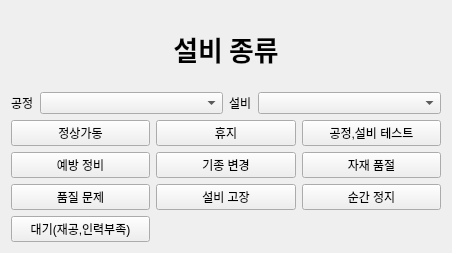
<?xml version="1.0" encoding="UTF-8"?>
<ui version="4.0">
 <class>operating_ratio_action</class>
 <widget class="QWidget" name="operating_ratio_action">
  <property name="geometry">
   <rect>
    <x>0</x>
    <y>0</y>
    <width>452</width>
    <height>253</height>
   </rect>
  </property>
  <property name="windowTitle">
   <string>Form</string>
  </property>
  <layout class="QGridLayout" name="gridLayout">
   <item row="0" column="0">
    <widget class="QLabel" name="machinename_LA">
     <property name="font">
      <font>
       <family>맑은 고딕</family>
       <pointsize>20</pointsize>
       <weight>75</weight>
       <bold>true</bold>
      </font>
     </property>
     <property name="text">
      <string>설비 종류</string>
     </property>
     <property name="alignment">
      <set>Qt::AlignCenter</set>
     </property>
    </widget>
   </item>
   <item row="1" column="0">
    <layout class="QHBoxLayout" name="horizontalLayout_2" stretch="0,0,0,0">
     <property name="spacing">
      <number>6</number>
     </property>
     <property name="sizeConstraint">
      <enum>QLayout::SetDefaultConstraint</enum>
     </property>
     <item>
      <widget class="QLabel" name="label_2">
       <property name="sizePolicy">
        <sizepolicy hsizetype="Maximum" vsizetype="Maximum">
         <horstretch>0</horstretch>
         <verstretch>0</verstretch>
        </sizepolicy>
       </property>
       <property name="text">
        <string>공정</string>
       </property>
      </widget>
     </item>
     <item>
      <widget class="QComboBox" name="process_cb">
       <property name="sizePolicy">
        <sizepolicy hsizetype="Preferred" vsizetype="Maximum">
         <horstretch>0</horstretch>
         <verstretch>0</verstretch>
        </sizepolicy>
       </property>
       <item>
        <property name="text">
         <string> </string>
        </property>
       </item>
       <item>
        <property name="text">
         <string>성막</string>
        </property>
       </item>
       <item>
        <property name="text">
         <string>에칭</string>
        </property>
       </item>
       <item>
        <property name="text">
         <string>노광</string>
        </property>
       </item>
       <item>
        <property name="text">
         <string>ALL 프로브</string>
        </property>
       </item>
      </widget>
     </item>
     <item>
      <widget class="QLabel" name="label_3">
       <property name="sizePolicy">
        <sizepolicy hsizetype="Maximum" vsizetype="Maximum">
         <horstretch>0</horstretch>
         <verstretch>0</verstretch>
        </sizepolicy>
       </property>
       <property name="text">
        <string>설비</string>
       </property>
      </widget>
     </item>
     <item>
      <widget class="QComboBox" name="machinename_cb">
       <property name="sizePolicy">
        <sizepolicy hsizetype="Preferred" vsizetype="Maximum">
         <horstretch>0</horstretch>
         <verstretch>0</verstretch>
        </sizepolicy>
       </property>
      </widget>
     </item>
    </layout>
   </item>
   <item row="2" column="0">
    <layout class="QGridLayout" name="gridLayout_2">
     <item row="2" column="1">
      <widget class="QPushButton" name="USCHDOWN3_btn">
       <property name="sizePolicy">
        <sizepolicy hsizetype="Minimum" vsizetype="Minimum">
         <horstretch>0</horstretch>
         <verstretch>0</verstretch>
        </sizepolicy>
       </property>
       <property name="text">
        <string>설비 고장</string>
       </property>
      </widget>
     </item>
     <item row="2" column="2">
      <widget class="QPushButton" name="USCHDOWN4_btn">
       <property name="sizePolicy">
        <sizepolicy hsizetype="Minimum" vsizetype="Minimum">
         <horstretch>0</horstretch>
         <verstretch>0</verstretch>
        </sizepolicy>
       </property>
       <property name="text">
        <string>순간 정지</string>
       </property>
      </widget>
     </item>
     <item row="2" column="0">
      <widget class="QPushButton" name="USCHDOWN2_btn">
       <property name="sizePolicy">
        <sizepolicy hsizetype="Minimum" vsizetype="Minimum">
         <horstretch>0</horstretch>
         <verstretch>0</verstretch>
        </sizepolicy>
       </property>
       <property name="text">
        <string>품질 문제</string>
       </property>
      </widget>
     </item>
     <item row="1" column="1">
      <widget class="QPushButton" name="SCHDOWN2_btn">
       <property name="sizePolicy">
        <sizepolicy hsizetype="Minimum" vsizetype="Minimum">
         <horstretch>0</horstretch>
         <verstretch>0</verstretch>
        </sizepolicy>
       </property>
       <property name="text">
        <string>기종 변경</string>
       </property>
      </widget>
     </item>
     <item row="0" column="0">
      <widget class="QPushButton" name="RUN_btn">
       <property name="sizePolicy">
        <sizepolicy hsizetype="Minimum" vsizetype="Minimum">
         <horstretch>0</horstretch>
         <verstretch>0</verstretch>
        </sizepolicy>
       </property>
       <property name="text">
        <string>정상가동</string>
       </property>
      </widget>
     </item>
     <item row="0" column="2">
      <widget class="QPushButton" name="ENGR1_btn">
       <property name="sizePolicy">
        <sizepolicy hsizetype="Minimum" vsizetype="Minimum">
         <horstretch>0</horstretch>
         <verstretch>0</verstretch>
        </sizepolicy>
       </property>
       <property name="text">
        <string>공정,설비 테스트</string>
       </property>
      </widget>
     </item>
     <item row="0" column="1">
      <widget class="QPushButton" name="NONSCHED_btn">
       <property name="sizePolicy">
        <sizepolicy hsizetype="Minimum" vsizetype="Minimum">
         <horstretch>0</horstretch>
         <verstretch>0</verstretch>
        </sizepolicy>
       </property>
       <property name="text">
        <string>휴지</string>
       </property>
      </widget>
     </item>
     <item row="1" column="2">
      <widget class="QPushButton" name="USCHDOWN1_btn">
       <property name="sizePolicy">
        <sizepolicy hsizetype="Minimum" vsizetype="Minimum">
         <horstretch>0</horstretch>
         <verstretch>0</verstretch>
        </sizepolicy>
       </property>
       <property name="text">
        <string>자재 품절</string>
       </property>
      </widget>
     </item>
     <item row="1" column="0">
      <widget class="QPushButton" name="SCHDOWN1_btn">
       <property name="sizePolicy">
        <sizepolicy hsizetype="Minimum" vsizetype="Minimum">
         <horstretch>0</horstretch>
         <verstretch>0</verstretch>
        </sizepolicy>
       </property>
       <property name="text">
        <string>예방 정비</string>
       </property>
      </widget>
     </item>
     <item row="3" column="0">
      <widget class="QPushButton" name="WAIT_btn">
       <property name="text">
        <string>대기(재공,인력부족)</string>
       </property>
      </widget>
     </item>
    </layout>
   </item>
  </layout>
 </widget>
 <resources/>
 <connections/>
</ui>
